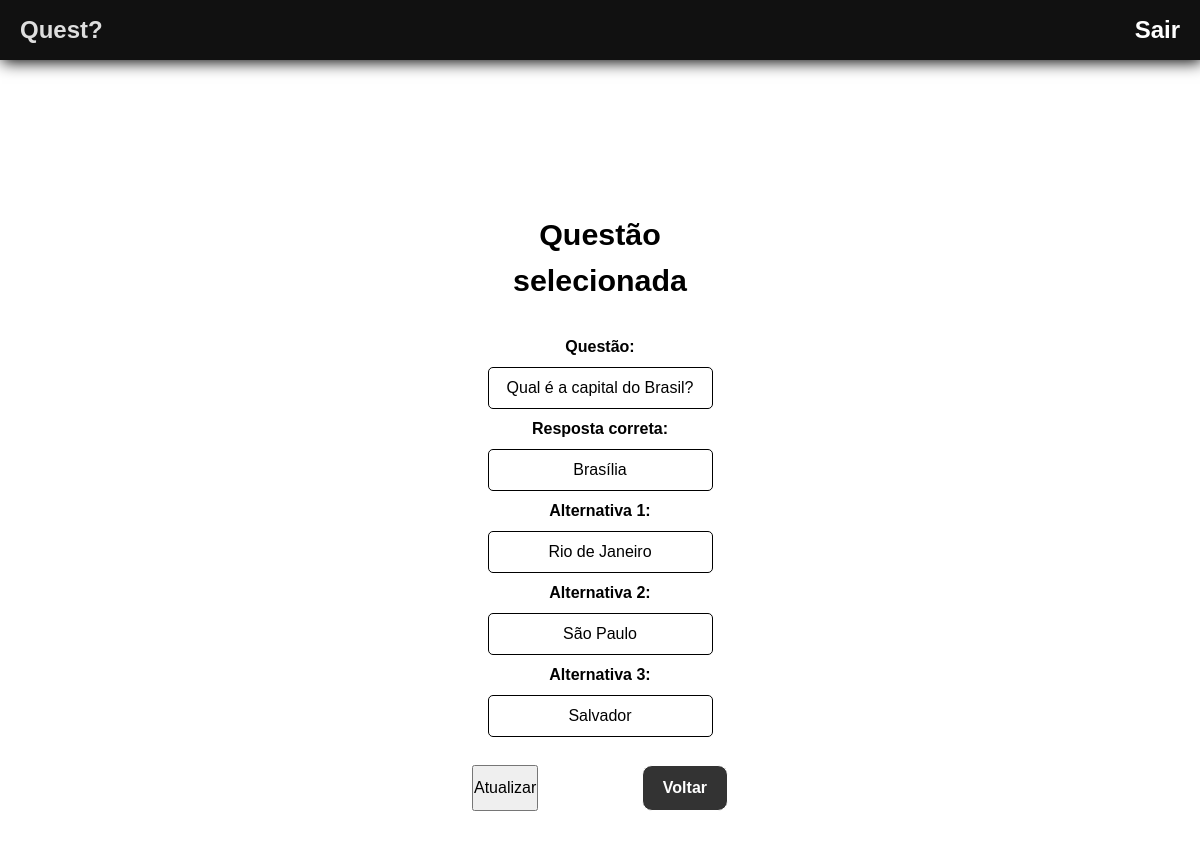
/sistema/perguntaSelecionada.php?pergunta=7, run on the app's committed database.
### tables this page shows
CREATE TABLE pergunta(
    id_pergunta INTEGER PRIMARY KEY AUTOINCREMENT,
    desc_pergunta VARCHAR(200),
    id_tema_pergunta INTEGER,
    id_alternativa_pergunta INTEGER
);

CREATE TABLE alternativa (
    id_alternativa INTEGER PRIMARY KEY AUTOINCREMENT,
    correta_alternativa VARCHAR(100),
    errada_alternativa1 VARCHAR(100),
    errada_alternativa2 VARCHAR(100),
    errada_alternativa3 VARCHAR(100)
);

### sistema/perguntaSelecionada.php (the view, shortened to what this page needs)
<?php
    include_once("templates/header.php");
?>
    <?php
        include "connection.php";
        $id_pergunta = 0;
        if(isset($_GET['pergunta'])){
            $id_pergunta = $_GET['pergunta'];
        }
        $sqlPergunta = "SELECT desc_pergunta, id_alternativa_pergunta FROM pergunta WHERE id_pergunta = $id_pergunta";
        $resSqlPergunta= $db->query($sqlPergunta);
        $dadosPergunta = $resSqlPergunta->fetchArray();
        $sqlAlternativa = "SELECT correta_alternativa, errada_alternativa1,errada_alternativa2,errada_alternativa3 FROM alternativa WHERE id_alternativa = $dadosPergunta[1]";
        $resSqlAlternativa= $db->query($sqlAlternativa);
        $dadosAlternativa = $resSqlAlternativa->fetchArray();
    ?>
    <main class="main">
        <section class="selected-question">
            <div class="container">
                <form class="formSelected" action="operacoesBD.php" method="GET">
                    <legend>Questão selecionada</legend>
                    <label class="fa__labels" for="question">Questão:</label>
                    <input id="question" class="input__QuestaoSelecionada" name="question" type="text" value="<?= $dadosPergunta[0] ?>" placeholder="Digite a nova questão:" required>
                    <label class="fa__labels" for="correct-answer">Resposta correta:</label>
                    <input id="correct-answer" class="input__QuestaoSelecionada" name="correct-answer" type="text" value="<?= $dadosAlternativa[0] ?>" required>
                    <label class="fa__labels" for="alt1">Alternativa 1:</label>
                    <input id="alt1" class="input__QuestaoSelecionada" name="alt1" type="text" value="<?= $dadosAlternativa[1] ?>" required>
                    <label class="fa__labels" for="alt2">Alternativa 2:</label>
                    <input id="alt2" class="input__QuestaoSelecionada" name="alt2" type="text" value="<?= $dadosAlternativa[2] ?>" required>
                    <label class="fa__labels" for="alt3">Alternativa 3:</label>
                    <input id="alt3" class="input__QuestaoSelecionada" name="alt3" type="text" value="<?= $dadosAlternativa[3] ?>" required>
                    <div class="fa__container">
                        <button type="submit" name="atualizar_pergunta">Atualizar</button>
                        <a href="index.php" class="back-button">Voltar</a>
                    </div>
                </form>
            </div>
        </section>
    </main>
<?php
    include_once("templates/footer.php");
?>

### sistema/css/default.css (style rules this page uses)
* { margin: 0px; padding: 0px; outline: 0px; font-size: 16px; text-decoration: none; font-family: Arial, Helvetica, sans-serif; }
body { overflow-x: hidden; }

### sistema/css/content.css (style rules this page uses)
.container { background-color: white; border-radius: 10px; box-sizing: border-box; display: flex; flex-direction: column; font-weight: 700; height: 380px; padding: 20px; row-gap: 3px; width: 240px; }
.fa__labels { font-weight: 600; margin-top: 10px; }
.fa__container { display: flex; justify-content: space-between; margin-top: 10px; }
* { margin: 0px; padding: 0px; outline: 0px; font-size: 16px; text-decoration: none; text-align: center; line-height: 2; font-family: Arial, Helvetica, sans-serif; }
.container { background-color: white; border-radius: 10px; box-sizing: border-box; display: flex; flex-direction: column; font-weight: 700; height: 480px; padding: 20px; width: 240px; margin: auto; justify-content: center; }
.fa__container { display: flex; justify-content: space-between; margin-top: 2rem; }
legend { font-size: 1.9rem; margin-top: 5rem; }
* { margin: 0px; padding: 0px; outline: 0px; font-size: 16px; text-decoration: none; text-align: center; line-height: 1.5; font-family: Arial, Helvetica, sans-serif; }
.container { background-color: white; border-radius: 10px; box-sizing: border-box; display: flex; flex-direction: column; font-weight: 700; height: auto; padding: 20px; row-gap: 15px; width: 320px; margin: 20px auto; justify-content: center; }
.fa__container { display: flex; justify-content: space-between; margin-top: 20px; }
.fa__button, .back-button { border: 1px solid; border-radius: 10px; font-weight: 600; padding: 10px 20px; transition: transform 0.3s; }
.back-button { background-color: #333; color: #fff; }
legend { font-size: 1.9rem; margin-bottom: 2rem; }
.container:not(#section__Alterar) { background-color: white; box-sizing: border-box; display: flex; flex-direction: column; font-weight: 700; height: auto; padding: 2rem; row-gap: 15px; width: 320px; margin: auto; justify-content: center; }
.fa__labels { font-weight: 600; margin-top: 3rem; }
.fa__button, .back-button { border: 1px solid; border-radius: 10px; font-weight: 600; padding: 10px 20px; transition: transform 0.3s; background-color: #32CD32; }
.input__QuestaoSelecionada { padding: 0.5rem; border-radius: 5px; margin: 0.5rem; border: 1px solid black; }

### data on the page
pergunta: question "Qual é a capital do Brasil?"
alternativa: correct-answer "Brasília", alt1 "Rio de Janeiro", alt2 "São Paulo", alt3 "Salvador"
